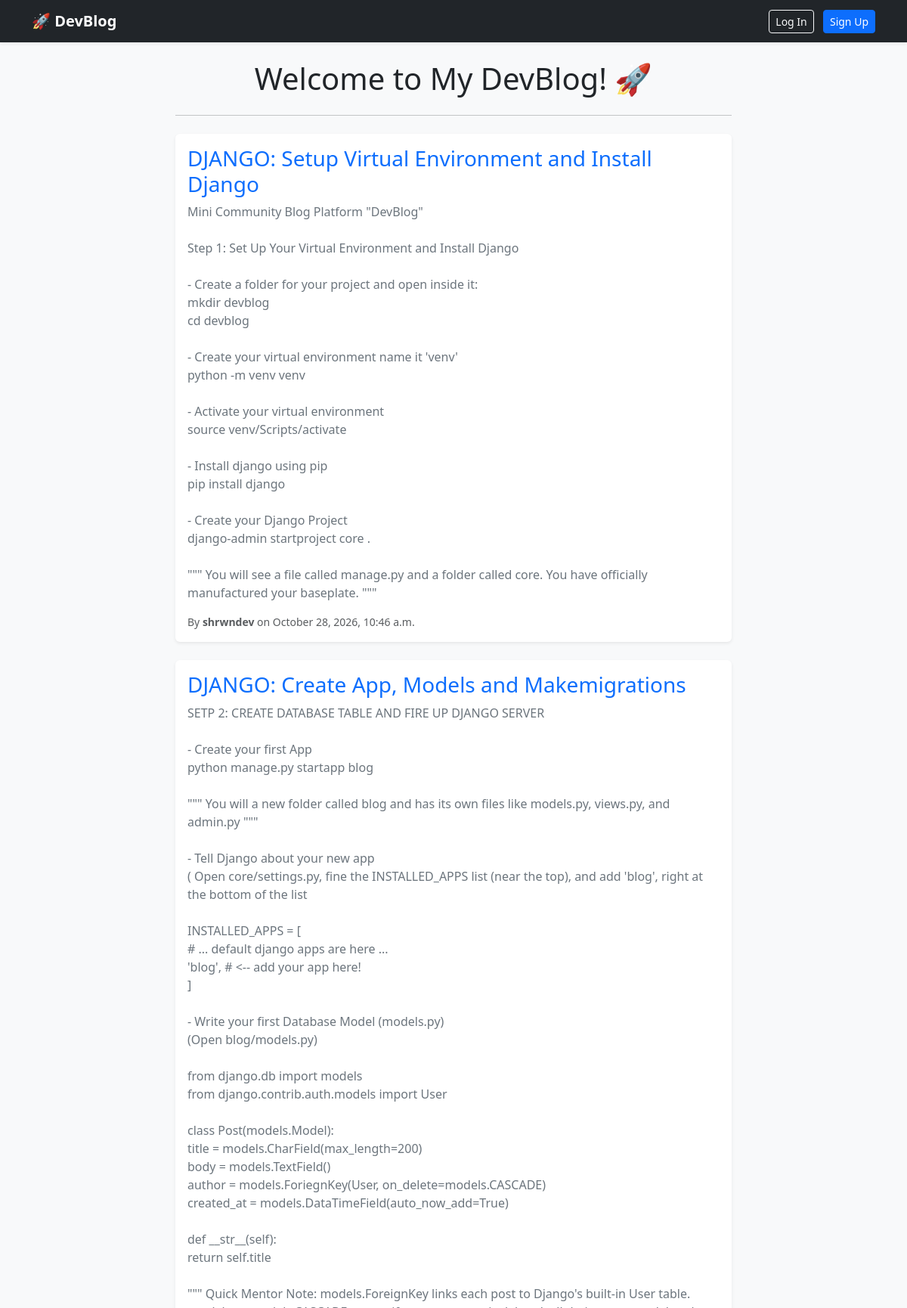
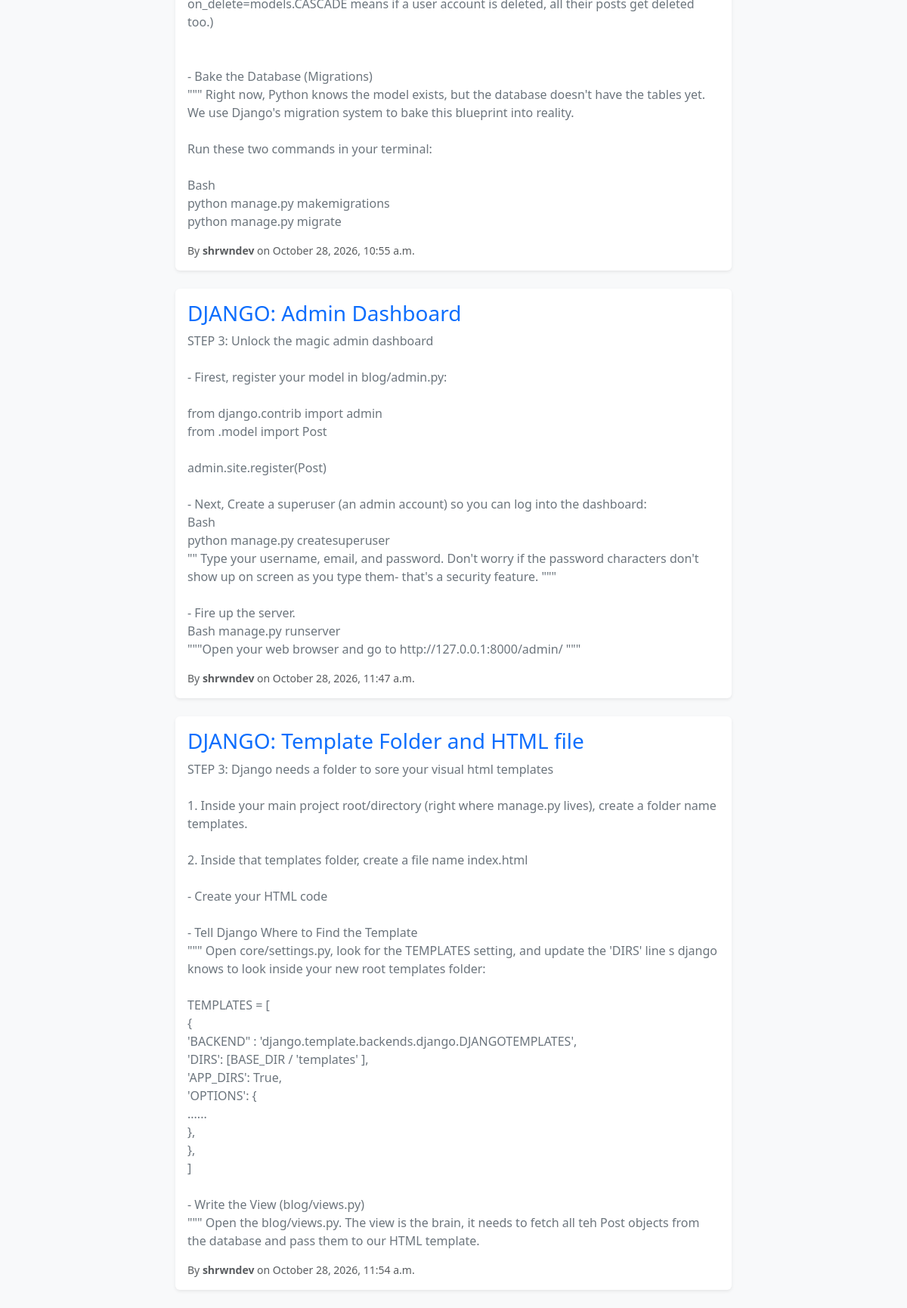
The page / on the database its author committed (2 pictures, top to bottom).
### blog/models.py (models this page shows, shortened)
class Post(models.Model):
    title = models.CharField(max_length=200)
    body = models.TextField()
    author = models.ForeignKey(User, on_delete=models.CASCADE)
    created_at = models.DateTimeField(auto_now_add=True)

### blog/views.py (the view)
# urls.py: path('', post_list_view, name='post_list'),
def post_list_view(request):
    all_posts = Post.objects.all()                     # 1. Fetch all blog posts from the database using our Model
    context = {'posts': all_posts}                     # 2. Package them into a dictionary to send to the template
    return render(request, 'index.html', context)      # 3. Render the HTML template with the data and return it to the user

### templates/index.html (shortened to what this page needs)
{% extends 'base.html' %}
{% block content %}
<div class="row justify-content-center">
    <div class="col-md-8">
        <h1 class="mb-4 text-center">Welcome to My DevBlog! 🚀</h1>
        <hr class="mb-4">
        {% for post in posts %}
            <div class="card shadow-sm mb-4 border-0">
                <div class="card-body">
                    <h3 class="card-title text-primary">{{ post.title }}</h3>
                    <p class="card-text text-secondary" style="white-space: pre-line;">{{ post.body }}</p>
                    <div class="d-flex justify-content-between align-items-center mt-3">
                        <small class="text-muted">By <strong>{{ post.author.username }}</strong> on {{ post.created_at|date:"F j, Y, g:i a" }}</small>
                    </div>
                </div>
            </div>
        {% endfor %}
    </div>
</div>
{% endblock %}

### templates/base.html (shortened to what this page needs)
<!DOCTYPE html>
<html lang="en">
<head>
    <link href="https://cdn.jsdelivr.net/npm/bootstrap@5.3.0/dist/css/bootstrap.min.css" rel="stylesheet">
</head>
<body class="bg-light">
    <nav class="navbar navbar-expand-lg navbar-dark bg-dark shadow-sm mb-4">
        <div class="container">
            <a class="navbar-brand fw-bold" href="{% url 'post_list' %}">🚀 DevBlog</a>
            <div class="ms-auto">
                {% if user.is_authenticated %}
                    <span class="text-white me-3">👤 {{ user.username }}</span>
                    <a href="{% url 'post_create' %}" class="btn btn-outline-light btn-sm me-2">+ New Post</a>
                    <form action="{% url 'logout' %}" method="POST" class="d-inline">
                        {% csrf_token %}
                        <button type="submit" class="btn btn-danger btn-sm">Log Out</button>
                    </form>
                {% else %}
                    <a href="{% url 'login' %}" class="btn btn-outline-light btn-sm me-2">Log In</a>
                    <a href="{% url 'signup' %}" class="btn btn-primary btn-sm">Sign Up</a>
                {% endif %}
            </div>
        </div>
    </nav>
    <main class="container">
        {% block content %}
        {% endblock %}
    </main>
</body>
</html>

### rows shown on the page
Post: title "DJANGO: Setup Virtual Environment and Install Django", body "Mini Community Blog Platform \"DevBlog\" Step 1: Set Up Your Virtual Environment and Install Django - Create a folder for your project and open inside it: mkdir devblog cd devblog - Create your virtual environment name it 'venv' python -m venv venv - Activate your virtual environment source venv/Scripts/activate - Install django using pip pip install django - Create your Django Project django-admin startproject core . \"\"\" You will see a file called manage.py and a folder called core. You have officially manufactured your baseplate. \"\"\"", author.username "shrwndev", created_at "October 28, 2026, 10:46 a.m."
Post: title "DJANGO: Create App, Models and Makemigrations", body "SETP 2: CREATE DATABASE TABLE AND FIRE UP DJANGO SERVER - Create your first App python manage.py startapp blog \"\"\" You will a new folder called blog and has its own files like models.py, views.py, and admin.py \"\"\" - Tell Django about your new app ( Open core/settings.py, fine the INSTALLED_APPS list (near the top), and add 'blog', right at the bottom of the list INSTALLED_APPS = [ # ... default django apps are here ... 'blog', # <-- add your app here! ] - Write your first Database Model (models.py) (Open blog/models.py) from django.db import models from django.contrib.auth.models import User class Post(models.Model): title = models.CharField(max_length=200) body = models.TextField() author…", author.username "shrwndev", created_at "October 28, 2026, 10:55 a.m."
Post: title "DJANGO: Admin Dashboard", body "STEP 3: Unlock the magic admin dashboard - Firest, register your model in blog/admin.py: from django.contrib import admin from .model import Post admin.site.register(Post) - Next, Create a superuser (an admin account) so you can log into the dashboard: Bash python manage.py createsuperuser \"\" Type your username, email, and password. Don't worry if the password characters don't show up on screen as you type them- that's a security feature. \"\"\" - Fire up the server. Bash manage.py runserver \"\"\"Open your web browser and go to http://127.0.0.1:8000/admin/ \"\"\"", author.username "shrwndev", created_at "October 28, 2026, 11:47 a.m."
Post: title "DJANGO: Template Folder and HTML file", body "STEP 3: Django needs a folder to sore your visual html templates 1. Inside your main project root/directory (right where manage.py lives), create a folder name templates. 2. Inside that templates folder, create a file name index.html - Create your HTML code - Tell Django Where to Find the Template \"\"\" Open core/settings.py, look for the TEMPLATES setting, and update the 'DIRS' line s django knows to look inside your new root templates folder: TEMPLATES = [ { 'BACKEND\" : 'django.template.backends.django.DJANGOTEMPLATES', 'DIRS': [BASE_DIR / 'templates' ], 'APP_DIRS': True, 'OPTIONS': { ...... }, }, ] - Write the View (blog/views.py) \"\"\" Open the blog/views.py. The view is the brain, it needs…", author.username "shrwndev", created_at "October 28, 2026, 11:54 a.m."
